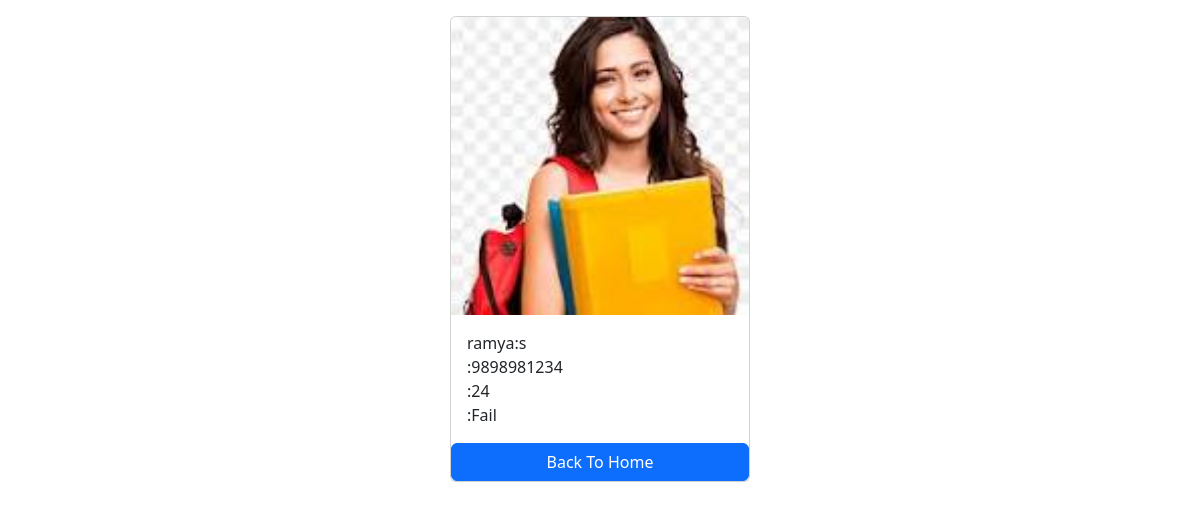
The app's page /students/6/ with its own data.
### report/models.py (models this page shows, shortened)
class Student(models.Model):
    first_name=models.CharField(max_length=100)
    last_name=models.CharField(max_length=100)
    photo=models.ImageField(upload_to='images')
    phone_number=models.IntegerField(max_length=10,blank=True)
    marks=models.CharField(max_length=100,blank=True)
    result=models.CharField(max_length=100)

### report/views.py (the view)
# urls.py: path('<int:pk>/',views.student_detail,name='student_detail'),
def student_detail(request,pk):
    student=get_object_or_404(Student,pk=pk)
    context={
        'student':student,
    }
    return render(request,'student_detail.html',context)

### templates/student_detail.html (shortened to what this page needs)
<!DOCTYPE html>
<html lang="en">
<head>
    <link href="https://cdn.jsdelivr.net/npm/bootstrap@5.3.3/dist/css/bootstrap.min.css" rel="stylesheet">
</head>
<body>
    <div class="container mt-3">
        <div class="card mx-auto" style="width:300px">
           <img src="{{student.photo.url}}" class="card-img-top" alt="">
            <div class="card-body">
                <p class="card-text m-0">{{student.first_name}}:{{student.last_name}}</p>
                <p class="card-text m-0">:{{student.phone_number}}</p>
                <p class="card-text m-0">:{{student.marks}}</p>
                <p class="card-text m-0">:{{student.result}}</p>
             </div>
            <a href="{% url "home" %}" class="btn btn-primary">Back To Home</a>
        </div>
    </div>
</body>
</html>

### records on screen
Student: photo (picture), first_name "ramya", last_name "s", phone_number "9898981234", marks "24", result "Fail"
